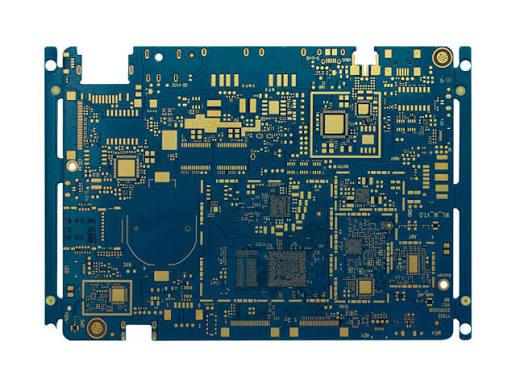
#> input picture temp.jpg, 516 x 387 px
$ python -i enhance.py   (imports and definitions only)   (older library calls are emulated)
#> lines starting #> are read from the running program, lines starting #| are printed output that depends on the picture
#> further down, picture is the input picture: PIL image 516x387 RGB; mean R, G, B 126.1, 148.5, 155.2
"""Optional photo clean-up that runs before detection (OpenCV).
It only acts when a photo is dark, flat or soft. It cannot recreate detail that
the camera never captured, so very blurry photos will still be hard."""
import cv2
import numpy as np
from PIL import Image


def enhance_if_needed(img):
    bgr = cv2.cvtColor(np.asarray(img.convert("RGB")), cv2.COLOR_RGB2BGR)
    gray = cv2.cvtColor(bgr, cv2.COLOR_BGR2GRAY)
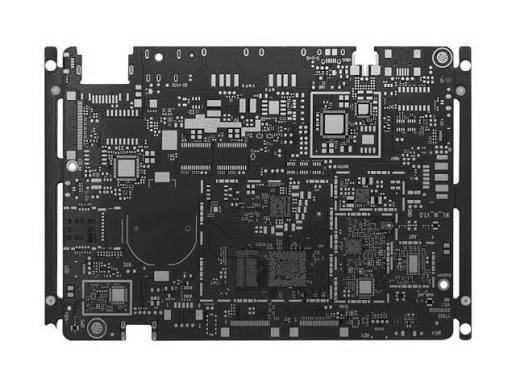
#> gray: shape (387, 516); min 1, max 255, mean 142.5
    k = 1000 / max(gray.shape)
#> k = 1.94
    small = cv2.resize(gray, None, fx=k, fy=k, interpolation=cv2.INTER_AREA) if k < 1 else gray
    mean, std = float(small.mean()), float(small.std())
#> mean = 142.5; std = 96.05
    sharp = float(cv2.Laplacian(small, cv2.CV_32F).var())
#> sharp = 2667.2
    steps = []
    if mean < 90:
        gamma = 0.6 if mean < 60 else 0.8
        lut = np.clip(((np.arange(256) / 255.0) ** gamma) * 255, 0, 255).astype("uint8")
        bgr = cv2.LUT(bgr, lut)
        steps.append("brightened")
    if std < 45 or mean < 90:
        l, a, b = cv2.split(cv2.cvtColor(bgr, cv2.COLOR_BGR2LAB))
        l = cv2.createCLAHE(clipLimit=2.0, tileGridSize=(8, 8)).apply(l)
        bgr = cv2.cvtColor(cv2.merge((l, a, b)), cv2.COLOR_LAB2BGR)
        steps.append("contrast boosted")
    if sharp < 40:
        soft = cv2.GaussianBlur(bgr, (0, 0), 2.0)
        bgr = cv2.addWeighted(bgr, 1.8, soft, -0.8, 0)
        steps.append("sharpened")
    if not steps:
        return img, []
    return Image.fromarray(cv2.cvtColor(bgr, cv2.COLOR_BGR2RGB)), steps

>>> from PIL import Image
>>> picture = Image.open('temp.jpg')
>>> result = enhance_if_needed(picture)
